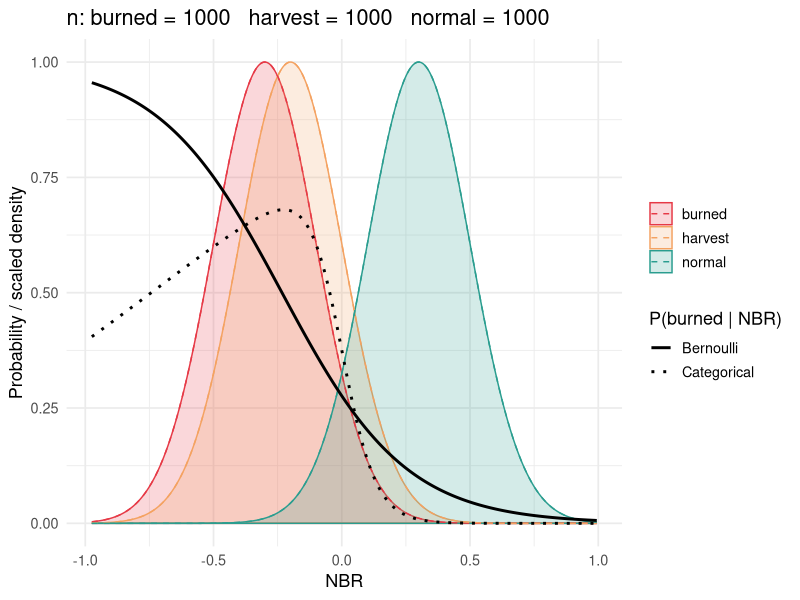

This figure's R source:
## ---- chunk 1
library(mgcv)
library(ggplot2)
## ---- chunk 2
#| fig.width=8, fig.height=5

#          burned  harvest   normal
means <- c(-0.3,  -0.2,    0.3)
sds   <- c(0.2,  0.2,   0.2)
n     <- c(1000,   1000,   1000)

names(means) <- names(sds) <- names(n) <- c("burned", "harvest", "normal")
cols <- c(burned = "#e63946", harvest = "#f4a261", normal = "#2a9d8f")

## Data
set.seed(42)
dat <- data.frame(
  nbr = c(
    rnorm(n["burned"], means["burned"], sds["burned"]),
    rnorm(n["harvest"],  means["harvest"],  sds["harvest"]),
    rnorm(n["normal"], means["normal"], sds["normal"])
  ),
  class = factor(rep(names(n), n), levels = names(n))
)
dat$burned    <- as.integer(dat$class == "burned")
dat$class_int <- as.integer(dat$class) - 1L   # 0 = burned, 1 = harvest, 2 = normal

## clip middle-class dist
dat <- dat[!(dat$class == "harvest" & dat$nbr > -0.2), ]

## Models

# Bernoulli: burned (1) vs. all unburned (0)
m_bin <- glm(burned ~ nbr, family = binomial, data = dat)

# Categorical: multinom(K=2) gives 3 classes; class 0 (burned) is the reference.
# The two formulas model log P(harvest)/P(burned) and log P(normal)/P(burned).
m_cat <- gam(
  list(class_int ~ nbr, ~ nbr),
  family = multinom(K = 2),
  data   = dat
)

## Plot

max_dens <- max(mapply(function(m, s) dnorm(m, m, s), means, sds))

nbr_seq <- seq(min(dat$nbr), max(dat$nbr), length.out = 500)

dens_df <- do.call(rbind, lapply(names(means), function(cl) {
  data.frame(nbr   = nbr_seq,
             y     = dnorm(nbr_seq, means[cl], sds[cl]) / max_dens,
             class = cl)
}))
dens_df$class <- factor(dens_df$class, levels = names(cols))

pred_df <- data.frame(
  nbr   = rep(nbr_seq, 2),
  y     = c(
    predict(m_bin, newdata = data.frame(nbr = nbr_seq), type = "response"),
    predict(m_cat, newdata = data.frame(nbr = nbr_seq), type = "response")[, 1]
  ),
  model = rep(c("Bernoulli", "Categorical"), each = length(nbr_seq))
)

ggplot() +
  geom_ribbon(data = dens_df, aes(x = nbr, ymax = y, ymin = 0, 
                                  colour = class, fill = class),
            alpha = 0.2) +
  geom_line(data = dens_df, aes(x = nbr, y = y, colour = class),
            linetype = "dashed") +
  geom_line(data = pred_df, aes(x = nbr, y = y, linetype = model),
            colour = "black", linewidth = 1) +
  scale_colour_manual(name = NULL, values = cols) +
  scale_fill_manual(name = NULL, values = cols) +
  scale_linetype_manual(name = "P(burned | NBR)",
                        values = c(Bernoulli = "solid", Categorical = "dotted")) +
  coord_cartesian(xlim = c(min(dat$nbr), max(dat$nbr)), ylim = c(0, 1)) +
  labs(x = "NBR", y = "Probability / scaled density",
       title = sprintf("n: burned = %d   harvest = %d   normal = %d",
                       n["burned"], n["harvest"], n["normal"])) +
  theme_minimal(base_size = 13)
